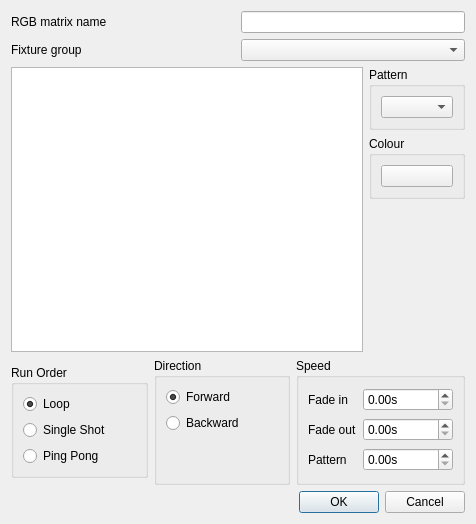
<?xml version="1.0" encoding="UTF-8"?>
<ui version="4.0">
 <class>RGBMatrixEditor</class>
 <widget class="QDialog" name="RGBMatrixEditor">
  <property name="geometry">
   <rect>
    <x>0</x>
    <y>0</y>
    <width>476</width>
    <height>524</height>
   </rect>
  </property>
  <property name="windowTitle">
   <string>RGB Matrix Editor</string>
  </property>
  <layout class="QGridLayout" name="gridLayout_2">
   <item row="0" column="0" colspan="3">
    <layout class="QHBoxLayout" name="horizontalLayout_2">
     <item>
      <widget class="QLabel" name="m_nameLabel">
       <property name="sizePolicy">
        <sizepolicy hsizetype="Preferred" vsizetype="Preferred">
         <horstretch>0</horstretch>
         <verstretch>0</verstretch>
        </sizepolicy>
       </property>
       <property name="text">
        <string>RGB matrix name</string>
       </property>
      </widget>
     </item>
     <item>
      <widget class="QLineEdit" name="m_nameEdit">
       <property name="sizePolicy">
        <sizepolicy hsizetype="Preferred" vsizetype="Fixed">
         <horstretch>0</horstretch>
         <verstretch>0</verstretch>
        </sizepolicy>
       </property>
       <property name="toolTip">
        <string>The name of this RGB matrix function</string>
       </property>
      </widget>
     </item>
    </layout>
   </item>
   <item row="1" column="0" colspan="3">
    <layout class="QHBoxLayout" name="horizontalLayout_4">
     <item>
      <widget class="QLabel" name="m_fixtureGroupLabel">
       <property name="text">
        <string>Fixture group</string>
       </property>
      </widget>
     </item>
     <item>
      <widget class="QComboBox" name="m_fixtureGroupCombo"/>
     </item>
    </layout>
   </item>
   <item row="2" column="0" colspan="3">
    <layout class="QHBoxLayout" name="horizontalLayout_3">
     <item>
      <widget class="QGraphicsView" name="m_preview"/>
     </item>
     <item>
      <layout class="QVBoxLayout" name="verticalLayout_5">
       <item>
        <widget class="QGroupBox" name="m_patternGroup">
         <property name="sizePolicy">
          <sizepolicy hsizetype="Preferred" vsizetype="Maximum">
           <horstretch>0</horstretch>
           <verstretch>0</verstretch>
          </sizepolicy>
         </property>
         <property name="title">
          <string>Pattern</string>
         </property>
         <layout class="QVBoxLayout" name="verticalLayout_4">
          <item>
           <widget class="QComboBox" name="m_patternCombo">
            <property name="toolTip">
             <string>The RGB matrix pattern</string>
            </property>
           </widget>
          </item>
         </layout>
        </widget>
       </item>
       <item>
        <widget class="QGroupBox" name="m_colorGroup">
         <property name="title">
          <string>Colour</string>
         </property>
         <layout class="QVBoxLayout" name="verticalLayout_6">
          <item>
           <widget class="QPushButton" name="m_colorButton">
            <property name="text">
             <string/>
            </property>
            <property name="iconSize">
             <size>
              <width>100</width>
              <height>26</height>
             </size>
            </property>
           </widget>
          </item>
         </layout>
        </widget>
       </item>
       <item>
        <spacer name="verticalSpacer_4">
         <property name="orientation">
          <enum>Qt::Vertical</enum>
         </property>
         <property name="sizeType">
          <enum>QSizePolicy::Expanding</enum>
         </property>
         <property name="sizeHint" stdset="0">
          <size>
           <width>20</width>
           <height>40</height>
          </size>
         </property>
        </spacer>
       </item>
      </layout>
     </item>
    </layout>
   </item>
   <item row="3" column="0">
    <widget class="QGroupBox" name="m_runOrderGroup">
     <property name="sizePolicy">
      <sizepolicy hsizetype="Preferred" vsizetype="Maximum">
       <horstretch>0</horstretch>
       <verstretch>0</verstretch>
      </sizepolicy>
     </property>
     <property name="title">
      <string>Run Order</string>
     </property>
     <layout class="QVBoxLayout" name="verticalLayout_2">
      <item>
       <widget class="QRadioButton" name="m_loop">
        <property name="toolTip">
         <string>Run through over and over again</string>
        </property>
        <property name="text">
         <string>Loop</string>
        </property>
        <property name="checked">
         <bool>true</bool>
        </property>
       </widget>
      </item>
      <item>
       <widget class="QRadioButton" name="m_singleShot">
        <property name="toolTip">
         <string>Run through once and stop</string>
        </property>
        <property name="text">
         <string>Single Shot</string>
        </property>
       </widget>
      </item>
      <item>
       <widget class="QRadioButton" name="m_pingPong">
        <property name="toolTip">
         <string>First run forwards, then backwards, again forwards, etc.</string>
        </property>
        <property name="text">
         <string>Ping Pong</string>
        </property>
       </widget>
      </item>
     </layout>
    </widget>
   </item>
   <item row="3" column="1">
    <widget class="QGroupBox" name="m_directionGroup">
     <property name="sizePolicy">
      <sizepolicy hsizetype="Preferred" vsizetype="Maximum">
       <horstretch>0</horstretch>
       <verstretch>0</verstretch>
      </sizepolicy>
     </property>
     <property name="title">
      <string>Direction</string>
     </property>
     <layout class="QVBoxLayout" name="verticalLayout_3">
      <item>
       <widget class="QRadioButton" name="m_forward">
        <property name="toolTip">
         <string>Start from the first step</string>
        </property>
        <property name="text">
         <string>Forward</string>
        </property>
        <property name="checked">
         <bool>true</bool>
        </property>
       </widget>
      </item>
      <item>
       <widget class="QRadioButton" name="m_backward">
        <property name="toolTip">
         <string>Start from the last step</string>
        </property>
        <property name="text">
         <string>Backward</string>
        </property>
       </widget>
      </item>
      <item>
       <spacer name="verticalSpacer_2">
        <property name="orientation">
         <enum>Qt::Vertical</enum>
        </property>
        <property name="sizeType">
         <enum>QSizePolicy::Maximum</enum>
        </property>
        <property name="sizeHint" stdset="0">
         <size>
          <width>20</width>
          <height>40</height>
         </size>
        </property>
       </spacer>
      </item>
     </layout>
    </widget>
   </item>
   <item row="3" column="2">
    <widget class="QGroupBox" name="groupBox_2">
     <property name="toolTip">
      <string>Set fixed speed for the RGB matrix</string>
     </property>
     <property name="title">
      <string>Speed</string>
     </property>
     <property name="flat">
      <bool>false</bool>
     </property>
     <property name="checked">
      <bool>false</bool>
     </property>
     <layout class="QGridLayout" name="gridLayout">
      <item row="0" column="0">
       <widget class="QLabel" name="label">
        <property name="text">
         <string>Fade in</string>
        </property>
       </widget>
      </item>
      <item row="0" column="1">
       <widget class="QDoubleSpinBox" name="m_fadeInSpin">
        <property name="toolTip">
         <string>Time allocated for fade in</string>
        </property>
        <property name="suffix">
         <string>s</string>
        </property>
        <property name="maximum">
         <double>999999.989999999990687</double>
        </property>
       </widget>
      </item>
      <item row="1" column="0">
       <widget class="QLabel" name="label_2">
        <property name="text">
         <string>Fade out</string>
        </property>
       </widget>
      </item>
      <item row="1" column="1">
       <widget class="QDoubleSpinBox" name="m_fadeOutSpin">
        <property name="toolTip">
         <string>Time allocated for fade out</string>
        </property>
        <property name="suffix">
         <string>s</string>
        </property>
        <property name="maximum">
         <double>999999.989999999990687</double>
        </property>
       </widget>
      </item>
      <item row="2" column="0">
       <widget class="QLabel" name="label_3">
        <property name="text">
         <string>Pattern</string>
        </property>
       </widget>
      </item>
      <item row="2" column="1">
       <widget class="QDoubleSpinBox" name="m_patternSpin">
        <property name="toolTip">
         <string>Time allocated for the whole pattern</string>
        </property>
        <property name="suffix">
         <string>s</string>
        </property>
        <property name="maximum">
         <double>999999.989999999990687</double>
        </property>
       </widget>
      </item>
     </layout>
    </widget>
   </item>
   <item row="4" column="0" colspan="3">
    <widget class="QDialogButtonBox" name="buttonBox">
     <property name="orientation">
      <enum>Qt::Horizontal</enum>
     </property>
     <property name="standardButtons">
      <set>QDialogButtonBox::Cancel|QDialogButtonBox::Ok</set>
     </property>
    </widget>
   </item>
  </layout>
 </widget>
 <resources>
  <include location="qlcui.qrc"/>
 </resources>
 <connections>
  <connection>
   <sender>buttonBox</sender>
   <signal>accepted()</signal>
   <receiver>RGBMatrixEditor</receiver>
   <slot>accept()</slot>
   <hints>
    <hint type="sourcelabel">
     <x>248</x>
     <y>254</y>
    </hint>
    <hint type="destinationlabel">
     <x>157</x>
     <y>274</y>
    </hint>
   </hints>
  </connection>
  <connection>
   <sender>buttonBox</sender>
   <signal>rejected()</signal>
   <receiver>RGBMatrixEditor</receiver>
   <slot>reject()</slot>
   <hints>
    <hint type="sourcelabel">
     <x>316</x>
     <y>260</y>
    </hint>
    <hint type="destinationlabel">
     <x>286</x>
     <y>274</y>
    </hint>
   </hints>
  </connection>
 </connections>
</ui>
